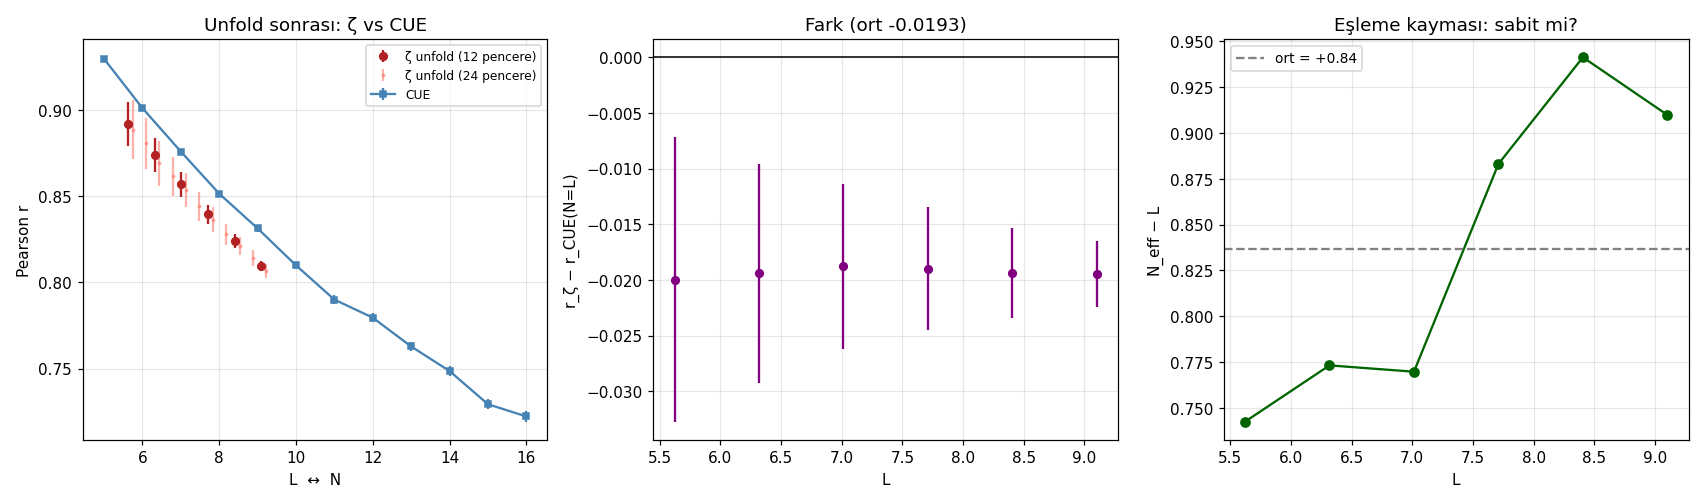

Reproduce this figure in Python.
"""
40 — UNFOLD + N_eff: 39'DAKİ FARK GERÇEK Mİ? (16 Ağustos 2026)
================================================================

39'da r_ζ − r_CUE ≈ −0.022 çıktı. İki şüphe:

(a) Pencere-içi kayma: pencerede t ~2× değişiyor; ortalama aralık ∝ 2π/L
    DÜŞERKEN genlik ölçeği ∝ √(AL+b) YÜKSELİYOR → zıt kayma r_ζ'yi yapay
    düşürür. Çözüm: UNFOLD — g̃ = gap·L/2π, ã = amp/√(AL + 2.758 − 0.054/L)
    (38'in doğrulanmış HLP-C ölçeği!). Kayma ölür, saf dalgalanma kalır.

(b) N↔L eşleme belirsizliği: dr_CUE/dN ≈ −0.022 → ΔN=1 konvansiyon farkı
    tüm farkı açıklayabilir. Çözüm: N_eff(L) tanımla — r_CUE(N_eff) = r_ζ(L)
    olacak şekilde. N_eff − L SABIT çıkarsa "kalibrasyon farkı" (yapısal
    iddia yok); L ile DEĞİŞİRSE gerçek şekil farkı var demektir.
"""

import numpy as np
import matplotlib.pyplot as plt
from pathlib import Path
from scipy.stats import pearsonr

rng = np.random.default_rng(40)
HERE = Path(__file__).resolve().parent

A = (np.e**2 - 5) / 2
B0, B1 = 2.7580, -0.0543  # 38'den (HLP-C, doğrulanmış)

# ---------------------------------------------------------------
# 1) ZETA — UNFOLD EDİLMİŞ pencere r'leri
# ---------------------------------------------------------------
d = np.load(HERE / "36_T100k.npz")
t_mid = d["t_mid"]
L = np.log(t_mid / (2 * np.pi))
g_u = d["intervals"] * L / (2 * np.pi)                  # ortalama ≈ 1
a_u = d["max_amps"] / np.sqrt(A * L + B0 + B1 / L)      # ortalama² ≈ 1

print("Unfold kontrol: mean(g̃) = %.4f, mean(ã²) = %.4f" % (g_u.mean(), (a_u**2).mean()))

def win_r(gv, av, tv, n_w):
    edges = np.geomspace(tv[0], tv[-1] * 1.0001, n_w + 1)
    out = []
    for i in range(n_w):
        m = (tv >= edges[i]) & (tv < edges[i + 1])
        if m.sum() < 500:
            continue
        r, _ = pearsonr(gv[m], av[m])
        out.append((np.log(tv[m].mean() / (2 * np.pi)), r,
                    (1 - r**2) / np.sqrt(m.sum()), m.sum()))
    return map(np.array, zip(*out))

zw_L, zw_r, zw_se, zw_n = win_r(g_u, a_u, t_mid, 12)
zw_L24, zw_r24, zw_se24, _ = win_r(g_u, a_u, t_mid, 24)

r_pool, _ = pearsonr(g_u, a_u)
print(f"Unfold sonrası havuz r = {r_pool:.4f} (39'daki norm r: 0.8196)")
print(f"Pencere r (12 pencere): {zw_r.round(4)}\n")

# ---------------------------------------------------------------
# 2) CUE — daha sıkı istatistik (100k aralık/N), N=5..16
# ---------------------------------------------------------------
def haar_unitary_batch(M, N):
    G = (rng.standard_normal((M, N, N)) + 1j * rng.standard_normal((M, N, N))) / np.sqrt(2)
    Q, R = np.linalg.qr(G)
    diag = np.einsum("mii->mi", R)
    return Q * (diag / np.abs(diag))[:, None, :]

def cue_r(N, n_gaps=100000, grid=48, chunk=1500):
    M = int(np.ceil(n_gaps / N))
    gs, ms = [], []
    for s in range(0, M, chunk):
        m = min(chunk, M - s)
        U = haar_unitary_batch(m, N)
        ph = np.sort(np.angle(np.linalg.eigvals(U)), axis=1)
        gaps = np.diff(np.concatenate([ph, ph[:, :1] + 2 * np.pi], axis=1), axis=1)
        u = np.arange(1, grid + 1) / (grid + 1)
        th = ph[:, :, None] + gaps[:, :, None] * u[None, None, :]
        df = th[:, :, :, None] - ph[:, None, None, :]
        amp = np.prod(2 * np.abs(np.sin(df / 2)), axis=-1)
        gs.append(gaps.ravel()); ms.append(amp.max(axis=-1).ravel())
    g = np.concatenate(gs); a = np.concatenate(ms)
    r, _ = pearsonr(g, a)
    return r, (1 - r**2) / np.sqrt(len(g))

print("CUE r(N):")
Ns = np.arange(5, 17)
cue = np.array([cue_r(N) for N in Ns])
for N, (r, se) in zip(Ns, cue):
    print(f"  N={N:>2}: r = {r:.4f} ± {se:.4f}")
cue_r_arr, cue_se_arr = cue[:, 0], cue[:, 1]

# ---------------------------------------------------------------
# 3) KARŞILAŞTIRMA + N_eff
# ---------------------------------------------------------------
cue_at = np.interp(zw_L, Ns, cue_r_arr)
diff = zw_r - cue_at
zsc = diff / zw_se

# N_eff: r_CUE(N_eff) = r_ζ  (monoton azalan → ters interp)
N_eff = np.interp(-zw_r, -cue_r_arr, Ns.astype(float))
shift = N_eff - zw_L

print("\nUNFOLD SONRASI KARŞILAŞTIRMA:")
print(f"  {'L':>5} {'r_ζ':>8} {'r_CUE(L)':>9} {'fark':>8} {'z':>6} {'N_eff':>6} {'N_eff−L':>8}")
for i in range(len(zw_L)):
    print(f"  {zw_L[i]:>5.2f} {zw_r[i]:>8.4f} {cue_at[i]:>9.4f} {diff[i]:>+8.4f} "
          f"{zsc[i]:>6.1f} {N_eff[i]:>6.2f} {shift[i]:>+8.2f}")
print(f"\n  ortalama fark = {diff.mean():+.4f} (39'da −0.0222 idi)")
print(f"  N_eff − L: ort = {shift.mean():+.3f}, std = {shift.std():.3f}")

# N_eff−L trendi (sabit mi?)
sl = np.polyfit(zw_L, shift, 1)
print(f"  N_eff−L eğimi (L'ye karşı): {sl[0]:+.3f} / birim L")

# ---------------------------------------------------------------
# 4) GRAFİK
# ---------------------------------------------------------------
fig, axes = plt.subplots(1, 3, figsize=(15.5, 4.6))
ax = axes[0]
ax.errorbar(zw_L, zw_r, yerr=2 * zw_se, fmt="o", ms=5, c="firebrick",
            label="ζ unfold (12 pencere)")
ax.errorbar(zw_L24, zw_r24, yerr=2 * zw_se24, fmt=".", ms=3, c="salmon",
            alpha=0.6, label="ζ unfold (24 pencere)")
ax.errorbar(Ns, cue_r_arr, yerr=2 * cue_se_arr, fmt="s-", ms=4, c="steelblue",
            label="CUE")
ax.set_xlabel("L  ↔  N"); ax.set_ylabel("Pearson r")
ax.set_title("Unfold sonrası: ζ vs CUE"); ax.legend(fontsize=8); ax.grid(alpha=0.3)

ax = axes[1]
ax.errorbar(zw_L, diff, yerr=2 * zw_se, fmt="o", ms=5, c="purple")
ax.axhline(0, color="k", lw=1)
ax.set_xlabel("L"); ax.set_ylabel("r_ζ − r_CUE(N=L)")
ax.set_title(f"Fark (ort {diff.mean():+.4f})"); ax.grid(alpha=0.3)

ax = axes[2]
ax.plot(zw_L, shift, "o-", c="darkgreen")
ax.axhline(shift.mean(), color="gray", ls="--",
           label=f"ort = {shift.mean():+.2f}")
ax.set_xlabel("L"); ax.set_ylabel("N_eff − L")
ax.set_title("Eşleme kayması: sabit mi?"); ax.legend(fontsize=9); ax.grid(alpha=0.3)

plt.tight_layout()
out = HERE / "40_unfold_recheck.png"
plt.savefig(out, dpi=110)
print(f"\nGrafik: {out.name}")
